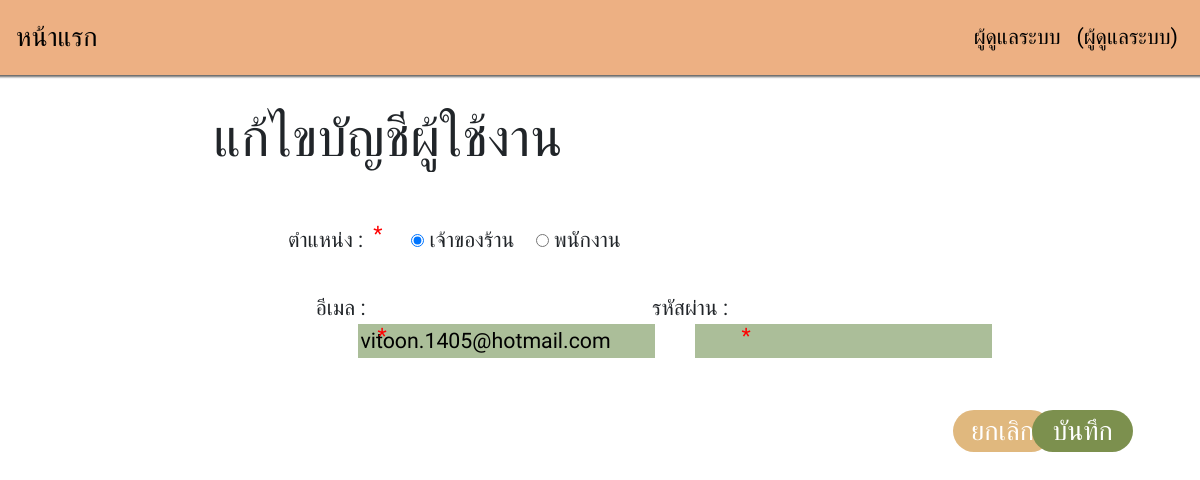
The page /edituseraccount.php?id=1 (signed in) on the database its author committed.
### tables this page shows
CREATE TABLE `user_account_tb` (
  `unique_id` int(5) NOT NULL COMMENT 'ค่าเอกลักษณ์',
  `account_username` varchar(70) NOT NULL COMMENT 'ชื่อผู้ใช้',
  `account_password` varchar(255) NOT NULL COMMENT 'รหัสผ่าน',
  `account_user_type` enum('A','L','E') NOT NULL DEFAULT 'E' COMMENT 'ประเภทผู้ใช้งาน',
  `account_user_status` tinyint(1) NOT NULL DEFAULT 1 COMMENT 'สถานะการใช้งานระบบ',
  `employee_id` int(5) NOT NULL COMMENT 'รหัสพนักงานขาย'
);

### database/Connection.php (called while the page is built)
<?php
function Connection(){
    $servername = "localhost";
    $username = "root";
    $password = "";
    $database = "shop_pj";
    try {
        $conn = new PDO("mysql:host=$servername;dbname=$database", $username, $password);
        $conn->setAttribute(PDO::ATTR_ERRMODE, PDO::ERRMODE_EXCEPTION);
        $conn->query("SET NAMES UTF8");
        return $conn;
    } catch (PDOException $e) {
        throw new Exception("Connection failed: " . $e->getMessage());
    }
}

### database/UserAccount.php (called while the page is built, shortened)
<?php
include_once("Connection.php");
class UserAccount
{
    private $conn;
    function __construct()
    {
        $this->conn = Connection();
    }
    public function fetchByIdWithoutAdmin($id)
    {
        try {
            $sql = "SELECT * FROM user_account_tb WHERE employee_id = ? ";
            $stmt = $this->conn->prepare($sql);
            $stmt->bindParam(1, $id, PDO::PARAM_INT);
            $stmt->execute();
            $result = $stmt->fetch(PDO::FETCH_ASSOC);
            if (!$result) {
                return [];
            } else {
                return $result;
            }
        } catch (Exception $e) {
            http_response_code(500);
            return [];
        }
    }
}

### edituseraccount.php (the view, shortened to what this page needs)
<!DOCTYPE html>
<html lang="en">
<head>
    <link href="./node_modules/bootstrap/dist/css/bootstrap.min.css" rel="stylesheet">
    <link rel="stylesheet" href="./src/css/edituseraccount.css" />
</head>
<?php
include_once('nav.php');
include_once('database/UserAccount.php');
$useraccount = new UserAccount();
$rows = $useraccount->fetchByIdWithoutAdmin($_GET['id']);
?>
<body>
    <form action="controller/UserAccount.php" name="form1" id="form1" method="POST">
        <div class="row main">
            <div class="row">
                <h1>แก้ไขบัญชีผู้ใช้งาน</h1>
            </div>
            <div class="row top">
                <div class="col leftposition">
                    <label for="account_user_type">ตำแหน่ง : </label>
                    <input type="radio" name="account_user_type" value="L" class="bb" <?= $rows['account_user_type'] == 'L' ? 'checked' : '' ?>>
                    <label for="account_user_type">เจ้าของร้าน </label>&nbsp;&nbsp;&nbsp;
                    <input type="radio" name="account_user_type" value="E" <?= $rows['account_user_type'] == 'E' ? 'checked' : '' ?>>
                    <label for="account_user_type">พนักงาน</label>
                    <div class="j">*</div>
                </div>
            </div><br>
            <div class="row">
                <div class="col-lg-3 login leftemail">
                    <label for="email">อีเมล :</label>
                    <input name="account_username" id="account_username" type="email" onblur='check_email(this)' class="bb" value="<?= $rows['account_username']; ?>" required />
                    <div class="d">*</div>
                </div>
                <div class="col-lg-4 login leftpassword">
                    <label for="password">รหัสผ่าน :</label>
                    <input name="account_password" id="account_password" type="password" class="bb" autocomplete="new-password" />
                    <div class="e">*</div>
                </div>
            </div>
            <div class="row btn-g">
                <div class="col-lg-2 col-md-4">
                    <button type="reset" class="btn-c reset" onclick="javascript:window.location='manageuseraccounts.php';">ยกเลิก</button>
                </div>
                <div class="col-lg-10 col-md-4">
                    <input type="submit" class="btn-c submit" value="บันทึก" />
                </div>
            </div>
    </form>
</body>
</html>

### src/css/edituseraccount.css (style rules this page uses)
* { font-family: 'IBM Plex Sans Thai', sans-serif; font-size: 16pt; }
.row { --bs-gutter-x: 0rem; }
.main { margin-top: 5rem; margin-left: 10rem; }
.btn-g { margin-top: 2rem; width: 100%; justify-content: end; display: flex; }
.btn-c { border-radius: 25px 25px 25px 25px; font-size: 20pt; font-family: 'IBM Plex Sans Thai', sans-serif; width: 60%; }
input { background-color: #ABBE99; border: 0ch; }
.submit { background-color: #7C904E; color: white; border: 0ch; }
.reset { margin-left: 4rem; background-color: #E0B87E; color: white; border: 0ch; }
.bb { margin-left: 2rem; }
.leftemail { margin-left: 4.8rem; }
.d { color: red; margin-left: 2.9rem; margin-top: -1.8rem; }
.leftpassword { margin-left: 4.2rem; }
.e { color: red; margin-left: 4.2rem; margin-top: -1.8rem; }
.leftposition { margin-top: 2rem; margin-left: 3.5rem; }
.j { color: red; margin-left: 4rem; margin-top: -1.8rem; margin-bottom: 2rem; }
@media only screen and (min-width: 541px) { .main { margin-top: 5rem; margin-left: 10rem; } }
@media only screen and (min-width: 541px) { .col-lg-10 { width: 17%; } }
.login { margin-bottom: 0.75rem; }

### rows shown on the page
user_account_tb: account_user_type "☑", account_username "vitoon.1405@hotmail.com"

### other values the page prints
getFullRole($_SESSION['role']) "ผู้ดูแลระบบ"
